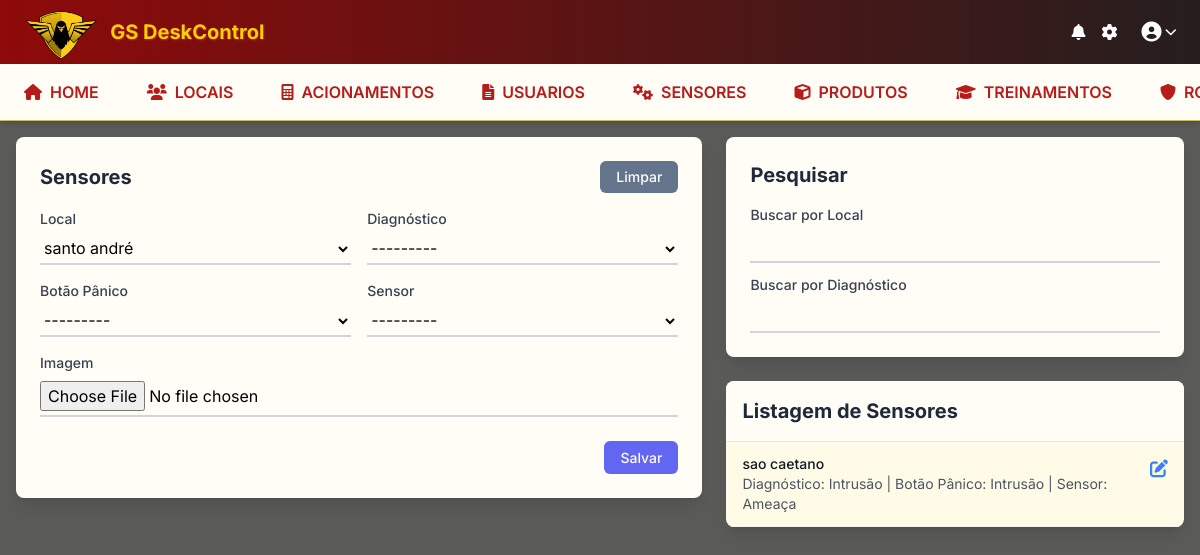
Screenshot of /orpecas/ with the database file from the repository.
### orpecas/models.py (models this page shows, shortened)
class Orpecas(models.Model):
    CHOICES = [
        ('Intrusão', 'Intrusão'),
        ('Ameaça', 'Ameaça'),
        ('Pessoa Suspeita', 'Pessoa Suspeita'),
    ]
    local = models.ForeignKey(Clientes, on_delete=models.CASCADE, related_name='OrpecasLocal', default=1)
    diagnostico = models.CharField(max_length=255, choices=CHOICES, null=True, blank=True)
    botao_panico = models.CharField(max_length=255, choices=CHOICES, null=True, blank=True)
    sensor = models.CharField(max_length=255, choices=CHOICES, null=True, blank=True)
    imagem = models.ImageField(upload_to='orpecas/', null=True, blank=True, verbose_name="Imagem")

### clientes/models.py (models this page shows, shortened)
class Clientes(models.Model):
    nome = models.CharField(max_length=200, blank=True, null=True)
    pronta_resposta = models.CharField(max_length=200, blank=True, null=True, verbose_name="Pronta Resposta")
    telefone = models.CharField(max_length=20, blank=True, null=True, verbose_name="Telefone")
    def __str__(self):
        return str(self.nome) if self.nome else ""

### orpecas/views.py (the view, shortened to what this page needs)
# urls.py: path('', OrpecasView.as_view(), name='orpecas'),
class OrpecasView(View):
    def get(self, request):
        search_local = request.GET.get('search_local', '')
        search_diagnostico = request.GET.get('search_diagnostico', '')
        orpecas_list = Orpecas.objects.all()
        if search_local:
            orpecas_list = orpecas_list.filter(local__nome__icontains=search_local)
        if search_diagnostico:
            orpecas_list = orpecas_list.filter(diagnostico__icontains=search_diagnostico)
        if request.headers.get('x-requested-with') == 'XMLHttpRequest':
            html = render_to_string(
                'orpecas/partials/lista_orpecas.html',
                {'orpecas_list': orpecas_list}
            )
            return JsonResponse({'html': html})
        form = OrpecasForm()
        context = {
            'orpecas_list': orpecas_list,
            'form': form,
            'search_local': search_local,
            'search_diagnostico': search_diagnostico,
        }
        return render(request, 'orpecas/orpecas.html', context)

### orpecas/forms.py
class OrpecasForm(forms.ModelForm):
    class Meta:
        model = Orpecas
        fields = ['local', 'diagnostico', 'botao_panico', 'sensor', 'imagem']
        widgets = {
            'local': forms.Select(attrs={'class': 'w-full py-1 bg-transparent border-0 border-b-2 border-gray-300 focus:outline-none focus:ring-0 focus:border-blue-500'}),
            'diagnostico': forms.Select(attrs={'class': 'w-full py-1 bg-transparent border-0 border-b-2 border-gray-300 focus:outline-none focus:ring-0 focus:border-blue-500'}),
            'botao_panico': forms.Select(attrs={'class': 'w-full py-1 bg-transparent border-0 border-b-2 border-gray-300 focus:outline-none focus:ring-0 focus:border-blue-500'}),
            'sensor': forms.Select(attrs={'class': 'w-full py-1 bg-transparent border-0 border-b-2 border-gray-300 focus:outline-none focus:ring-0 focus:border-blue-500'}),
            'imagem': forms.FileInput(attrs={'class': 'w-full py-1 bg-transparent border-0 border-b-2 border-gray-300 focus:outline-none focus:ring-0 focus:border-blue-500', 'accept': 'image/*'}),
        }

### orpecas/templates/orpecas/orpecas.html (shortened to what this page needs)
{% extends 'base.html' %}
{% load static %}
{% block extra_css %}
    <link rel="stylesheet" href="{% static 'orpecas/css/orpecas.css' %}">
{% endblock %}
{% block content %}
    <div class="flex flex-col lg:flex-row gap-6">
        <div class="lg:w-3/5 space-y-6">
            <div class="bg-slate-200 rounded-lg shadow-lg p-6 compact-form">
                 <form id="orpecasForm" method="post" action="{% url 'orpecas:orpecas' %}" enctype="multipart/form-data">
                    <div class="flex justify-between items-center mb-6">
                        <h3 class="text-xl font-bold text-gray-800" id="formTitle">Sensores</h3>
                        <div class="flex gap-2">
                            <button type="button" id="limparForm" class="btn-secondary text-sm">Limpar</button>
                        </div>
                    </div>
                    <div class="grid grid-cols-1 md:grid-cols-2 gap-6 mb-6">
                        <div>
                            <label class="block text-sm font-medium text-gray-700 mb-1">Local</label>
                            {{ form.local }}
                        </div>
                        <div>
                            <label class="block text-sm font-medium text-gray-700 mb-1">Diagnóstico</label>
                            {{ form.diagnostico }}
                        </div>
                    </div>
                    <div class="grid grid-cols-1 md:grid-cols-2 gap-6 mb-6">
                        <div>
                            <label class="block text-sm font-medium text-gray-700 mb-1">Botão Pânico</label>
                            {{ form.botao_panico }}
                        </div>
                        <div>
                            <label class="block text-sm font-medium text-gray-700 mb-1">Sensor</label>
                            {{ form.sensor }}
                        </div>
                    </div>
                    <div class="mb-6">
                        <label class="block text-sm font-medium text-gray-700 mb-1">Imagem</label>
                        {{ form.imagem }}
                    </div>
                    <div class="flex justify-end mt-6">
                        <button type="submit" class="btn-primary" id="submitBtn">Salvar</button>
                    </div>
                </form>
            </div>
        </div>
        <div class="lg:w-2/5 space-y-6">
            <div class="bg-slate-200 rounded-lg shadow-lg p-6 compact-form">
                <form method="get" action="{% url 'orpecas:orpecas' %}">
                    <h3 class="text-xl font-bold text-gray-800 mb-6">Pesquisar</h3>
                    <div class="grid grid-cols-1 gap-4">
                        <div>
                            <label class="block text-sm font-medium text-gray-700 mb-1">Buscar por Local</label>
                            <input type="text" name="search_local" id="search-local-input" value="{{ search_local }}" class="w-full py-1 bg-transparent border-0 border-b-2 border-gray-300 focus:outline-none focus:ring-0 focus:border-blue-500">
                        </div>
                        <div>
                            <label class="block text-sm font-medium text-gray-700 mb-1">Buscar por Diagnóstico</label>
                            <input type="text" name="search_diagnostico" id="search-diagnostico-input" value="{{ search_diagnostico }}" class="w-full py-1 bg-transparent border-0 border-b-2 border-gray-300 focus:outline-none focus:ring-0 focus:border-blue-500">
                        </div>
                    </div>
                </form>
            </div>
            <div id="orpecas-list-container"
                 data-get-url-template="{% url 'orpecas:get_orpecas' 0 %}"
                 data-update-url-template="{% url 'orpecas:atualizar_orpecas' 0 %}"
                 class="bg-white rounded-lg shadow-lg compact-form overflow-hidden">
                <div class="p-6 border-b bg-slate-200">
                     <h2 class="text-xl font-bold text-gray-800">Listagem de Sensores</h2>
                </div>
                <div id="orpecas-list-results" class="max-h-96 overflow-y-auto">
                    {% include 'orpecas/partials/lista_orpecas.html' %}
                </div>
            </div>
        </div>
    </div>
{% endblock %}

### orpecas/templates/orpecas/partials/lista_orpecas.html (shortened to what this page needs)
<div class="divide-y divide-gray-200">
    {% for orpecas in orpecas_list %}
        <div class="orpecas-item px-6 py-4 border-b border-gray-100 hover:bg-gray-50 cursor-pointer transition-colors"
             data-orpecas-id="{{ orpecas.pk }}"
             onclick="carregarOrpecas('{{ orpecas.pk }}');">
            <div class="flex justify-between items-start">
                <div class="text-sm flex-1">
                    <div class="font-medium text-gray-900">{{ orpecas.local.nome|default:"-" }}</div>
                    <div class="text-gray-600">
                        Diagnóstico: {{ orpecas.diagnostico|default:"-" }} |
                        Botão Pânico: {{ orpecas.botao_panico|default:"-" }} |
                        Sensor: {{ orpecas.sensor|default:"-" }}
                    </div>
                </div>
                <div class="ml-4">
                    <i class="fas fa-edit text-blue-500 text-lg"></i>
                </div>
            </div>
        </div>
    {% empty %}
        <div class="px-6 py-4 text-gray-500 text-center">Nenhum orpecas encontrado</div>
    {% endfor %}
</div>

### static/orpecas/css/orpecas.css (style rules this page uses)
.orpecas-item { transition: all 0.2s ease; }
.btn-primary { background-color: #6366f1; color: white; border: none; padding: 0.375rem 1rem; border-radius: 0.375rem; font-weight: 500; font-size: 0.875rem; transition: background-color 0.2s ease; }
.btn-secondary { background-color: #64748b; color: white; border: none; padding: 0.375rem 1rem; border-radius: 0.375rem; font-weight: 500; font-size: 0.875rem; transition: background-color 0.2s ease; }
.compact-form .mb-6 { margin-bottom: 1rem !important; }
.compact-form .gap-6 { gap: 1rem !important; }
.compact-form .gap-4 { gap: 0.75rem !important; }
.compact-form .p-6 { padding: 1rem !important; }
.compact-form .py-4 { padding-top: 0.75rem !important; padding-bottom: 0.75rem !important; }
.compact-form .px-6 { padding-left: 1rem !important; padding-right: 1rem !important; }
.compact-form h3 { font-size: 1.125rem !important; }
.compact-form h2 { font-size: 1.25rem !important; }
.compact-form .text-lg { font-size: 1.125rem !important; }
.compact-form .text-xl { font-size: 1.25rem !important; }

### templates/base.html (style rules this page uses)
body { font-family: 'Inter', sans-serif; background-color: #5a5a59 !important; }
.bg-slate-100, .bg-slate-200, .bg-gray-100 { background-color: #fffdf5 !important; }
.bg-white { background-color: #fffbe6 !important; }

### rows the page displays
Orpecas: local.nome "sao caetano", diagnostico "Intrusão", botao_panico "Intrusão", sensor "Ameaça"
